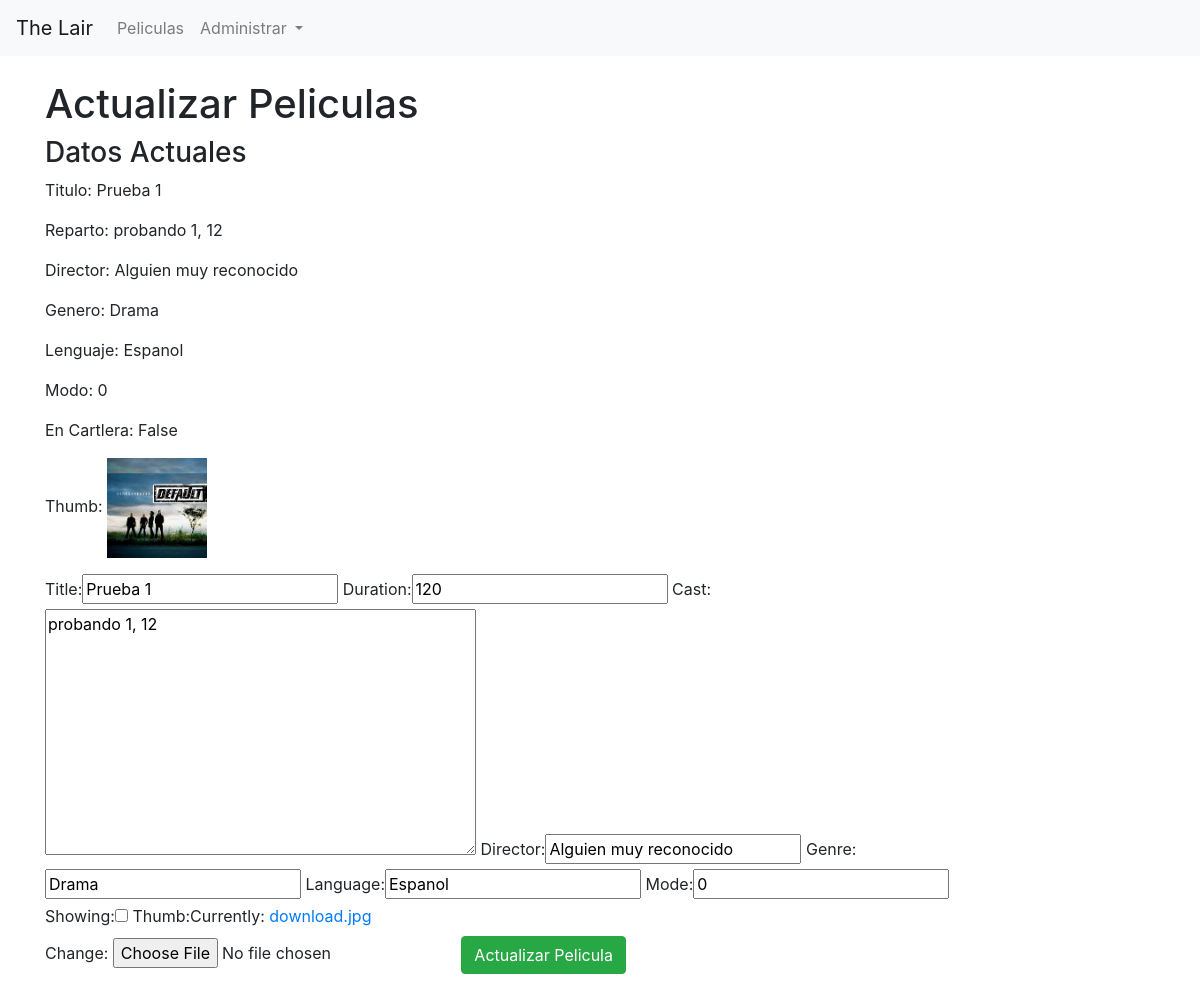
The app's page /lairAdmin/editMovies/8 with its own data.
### lairAdmin/models.py (models this page shows)
class Movie(models.Model):
    title   = models.CharField(max_length=200)
    duration = models.IntegerField()
    cast  = models.TextField()
    director = models.CharField(max_length=200)
    genre   = models.CharField(max_length=200)
    language   = models.CharField(max_length=200)
    thumb   = models.ImageField(default='defaultCover.png')
    mode = models.IntegerField(default = 0)
    showing = models.BooleanField(default = False)

### lairAdmin/views.py (the view)
# urls.py: path('editMovies/<id>', views.edit_movies, name='editMovies'),
def edit_movies(request, id):
    movie = Movie.objects.get(id = id)
    form = forms.AddMovie(instance=movie)
    if request.method=='POST':
        form = forms.AddMovie(request.POST, instance=movie)
        if form.is_valid():
            form.save()
            return redirect('lairAdmin:listMovies')
    return render(request, 'lairAdmin/editMovies.html', {'form':form, 'movie':movie})

### lairAdmin/forms.py
class AddMovie(forms.ModelForm):
    class Meta:
       model = models.Movie
       fields = ['title', 'duration', 'cast', 'director', 'genre', 'language', 'mode', 'showing', 'thumb']

### lairAdmin/templates/lairAdmin/editMovies.html (shortened to what this page needs)
{% extends 'base_layout.html' %}
{% block content %}
<br>
<div class=" row top'buffer" >
    <div class="col-md-6">
        <h1>Actualizar Peliculas</h1>
    </div>
<div class="col-md-10">
    <h3>Datos Actuales</h3>
    <p>Titulo: {{movie.title}}</p>
    <p>Reparto: {{movie.cast}}</p>
    <p>Director: {{movie.director}}</p>
    <p>Genero: {{movie.genre}}</p>
    <p>Lenguaje: {{movie.language}}</p>
    <p>Modo: {{movie.mode}}</p>
    <p>En Cartlera: {{movie.showing}}</p>
    <p>Thumb: <img src="{{movie.thumb.url}}" height="100px" alt=""></p>
    <form action="{% url 'lairAdmin:editMovies' id=movie.id %}" method="POST">
        {{form}}
        <button class="btn btn-success" type="submit">Actualizar Pelicula</button>
    </form>
</div>
</div>
{% endblock %}

### records on screen
Movie: title "Prueba 1", cast "probando 1, 12", director "Alguien muy reconocido", genre "Drama", language "Espanol", mode "0", showing "False", thumb (picture), duration "120"
